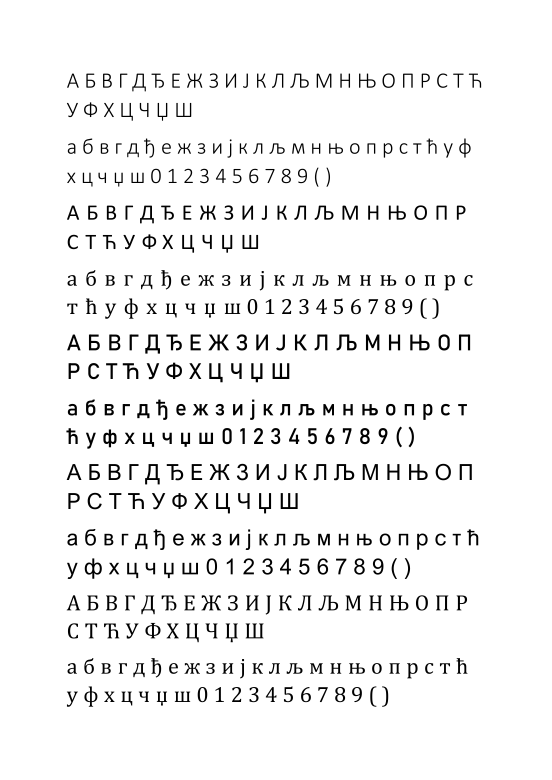
#> input picture Serbian Characters/ocr/training/Serbian Characters-1.png, 1654 x 2339 px (shown at 1/3 size); its folder holds only this picture in this run
$ jupyter execute --allow-errors 'Coursework SVM - Updated.ipynb'   (shell and % lines are left out)   (older library calls are emulated)
#> lines starting #> are read from the running program, lines starting #| are printed output that depends on the picture; after the words box and inside, x2 and y2 are one past the last pixel; in counts of white or black regions, pixels touching at a corner belong together
# SVM - Support Vector Machine

### Setting up the dataset, (SHOULD BE ONLY RUN ONCE)

[cell 1]
import time
import numpy as np
import matplotlib.pyplot as plt
import matplotlib.patches as mpatches
from scipy.misc import imread, imresize, imsave
from skimage.morphology import label
from skimage.measure import regionprops
from skimage.transform import resize
import glob

class Extract_Letters:
    def extractFile(self, filename):
#> called with filename = './ocr/training/Serbian Characters-1.png'
        image = imread(filename, 1)
#> image: shape (2339, 1654) float32; min 0, max 255, mean 242

        # apply threshold in order to make the image binary
        bw = (image < 120).astype(np.float)
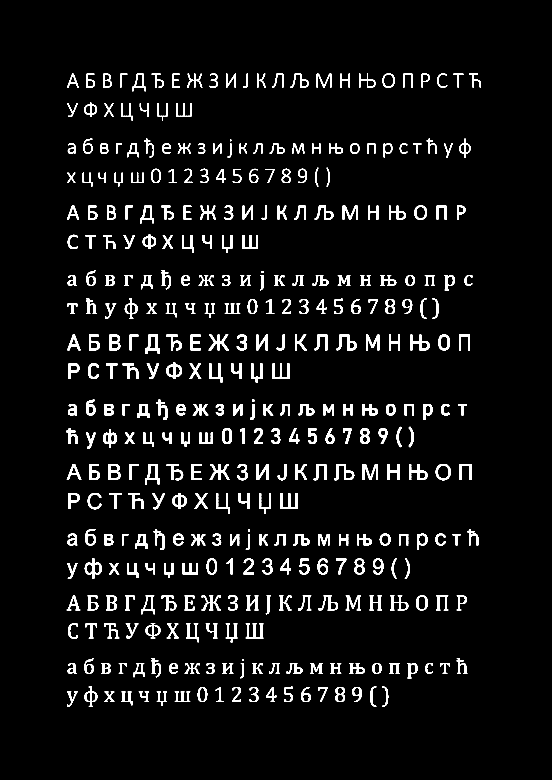
#> bw: shape (2339, 1654) float64 (shown at 1/3 size); values 0 (black) and 1 (white), 5% white; 365 white regions, largest, box (x1, y1, x2, y2) and area: (842, 1479, 893, 1527) 1125, (625, 1004, 687, 1051) 1103, (1010, 1003, 1070, 1051) 1102

        # remove artifacts connected to image border
        cleared = bw.copy()
        # clear_border(cleared)

        # label image regions
        label_image = label(cleared, neighbors=8)
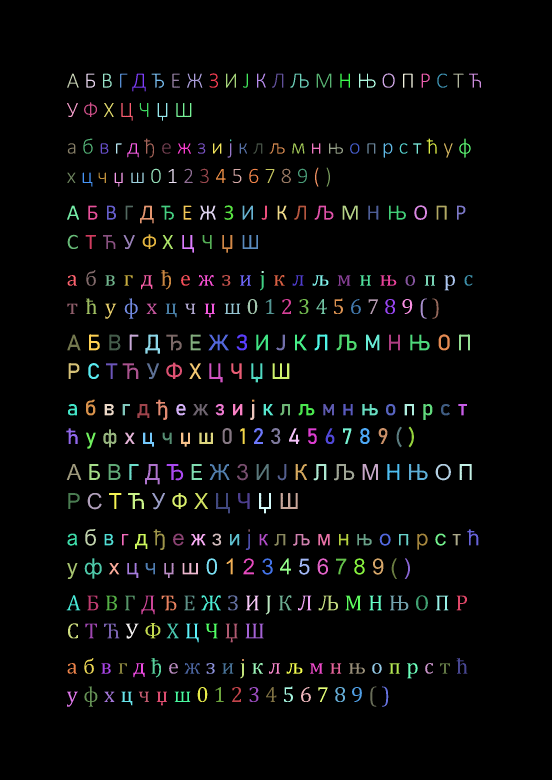
#> label_image: shape (2339, 1654) int64 (shown at 1/3 size); 366 distinct labels, from 0 to 365; one colour per label, 0 black
        borders = np.logical_xor(bw, cleared)
#> borders: shape (2339, 1654) bool; every value is 0
        label_image[borders] = -1

        letters = list()
        order = list()

        for region in regionprops(label_image):
            minr, minc, maxr, maxc = region.bbox
            # skip small images
            if maxr - minr > len(image) / 250:  # better to use height rather than area.
                rect = mpatches.Rectangle((minc, minr), maxc - minc, maxr - minr,
                                          fill=False, edgecolor='red', linewidth=2)
                order.append(region.bbox)
#> this loop made 365 passes
#> (minr, minc, maxr, maxc) on passes 1 to 3: (220, 629, 263, 654), (220, 1148, 263, 1184), (221, 201, 263, 236)
#> after the loop, order = 360 items, first 6: (220, 629, 263, 654), (220, 1148, 263, 1184), (221, 201, 263, 236), (221, 259, 263, 285), (221, 309, 263, 335), (221, 360, 263, 382)

        # sort the detected characters left->right, top->bottom
        lines = list()
        first_in_line = ''
        counter = 0

        # worst case scenario there can be 1 character per line
        for x in range(len(order)):
            lines.append([])
#> after the loop, lines = 360 items, first 6: [], [], [], [], [], []

        for character in order:
            if first_in_line == '':
                first_in_line = character
                lines[counter].append(character)
            elif abs(character[0] - first_in_line[0]) < (first_in_line[2] - first_in_line[0]):
                lines[counter].append(character)
            elif abs(character[0] - first_in_line[0]) > (first_in_line[2] - first_in_line[0]):
                first_in_line = character
                counter += 1
                lines[counter].append(character)
#> this loop made 360 passes
#> first_in_line on passes 1, 24, 31, 56, 73, 93, 103, 124, 145, 164, 175, 197: (220, 629, 263, 654), (307, 252, 351, 291), (416, 250, 461, 278), (503, 945, 560, 955), (616, 673, 660, 700), (703, 428, 747, 468), (810, 259, 857, 288), (895, 258, 942, 290), (1003, 267, 1051, 299), (1088, 499, 1137, 546), (1199, 258, 1246, 286), (1280, 1190, 1342, 1206)
#> after the loop, counter = 19

        for x in range(len(lines)):
            lines[x].sort(key=lambda tup: tup[1])

        final = list()
        prev_tr = 0
        prev_line_br = 0

        for i in range(len(lines)):
            for j in range(len(lines[i])):
                tl_2 = lines[i][j][1]
                bl_2 = lines[i][j][0]
                if tl_2 > prev_tr and bl_2 > prev_line_br:
                    tl, tr, bl, br = lines[i][j]
                    letter_raw = bw[tl:bl, tr:br]
                    letter_norm = resize(letter_raw, (20, 20))
                    final.append(letter_norm)
                    prev_tr = lines[i][j][3]
                if j == (len(lines[i]) - 1):
                    prev_line_br = lines[i][j][2]
            prev_tr = 0
            tl_2 = 0
            print ('Characters recognized: ' + str(len(final)))
#> this loop made 360 passes
#| Characters recognized: 23
#| Characters recognized: 30
#| Characters recognized: 55
#| Characters recognized: 72
#| Characters recognized: 92
#| Characters recognized: 102
#| Characters recognized: 123
#| Characters recognized: 144
#> (further printed lines are left out)
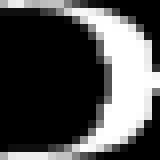
#> letter_norm: shape (20, 20) float64 (shown 8 times larger); min 0, max 1, mean 0.31
#> after the loop, bl = 2120; br = 1165; final = 360 items; tl = 2059; tr = 1146
        return final

    def __init__(self):
        print("Extracting characters...")


start_time = time.time()
extract = Extract_Letters()
trainingDirectory = "./ocr/training/"
training_files = glob.glob(f"{trainingDirectory}*.png")

print(len(training_files))
# training_files = ['./ocr/training/training1.png', './ocr/training/training2.png','./ocr/training/training3.png','./ocr/training/training4.png','./ocr/training/training6.png']

folder_string = "абвгдђежзијклљмнњопрстћуфхцчџшабвгдђежзијклљмнњопрстћуфхцчџш0123456789()"
name_counter = 600
for files in training_files:
    letters = extract.extractFile(files)
#> letters = 360 items
    string_counter = 0

    for i in letters:
        if string_counter > 71:
            string_counter = 0
        imsave('./training_type/' + str(folder_string[string_counter]) + '/' + str(name_counter) + '_snippet.png', i)

        string_counter += 1
        name_counter += 1
#> this loop made 360 passes
#> string_counter on passes 1 to 12: 1, 2, 3, 4, 5, 6, 7, 8, 9, 10, 11, 12
#> pass 1, `imsave('./training_type/' + str(folder_string[string_counter]) + '/' +..`:
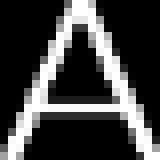
#> saved as 600_snippet.png: PIL image 20x20 L (shown 8 times larger); min 0, max 255, mean 65.3
#> pass 2, `imsave('./training_type/' + str(folder_string[string_counter]) + '/' +..`:
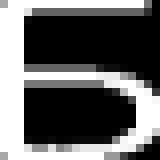
#> saved as 601_snippet.png: PIL image 20x20 L (shown 8 times larger); min 0, max 255, mean 99.5
#> after the loop, name_counter = 960; string_counter = 72

print (time.time() - start_time, "seconds" )

## Extracting Training Data

[cell 2]
## For image recognition
import numpy as np
import matplotlib.pyplot as plt
import matplotlib.cm as cm

##For image analysis
from skimage.io import imread
from skimage.transform import resize

##Library for extracting all images in a directory
import glob
import sys

## CONSTANTS
folder_strings = "абвгдђежзијклљмнњопрстћуфхцчџш0123456789()"
smallestNumberOfElementsInEachCollection=sys.maxsize;

# [33 lines left out: functions printImage, printAllImagesInDataSetWithPrediction, not called in this run]


# This method is vital to ensure that appropraite parsable data is extracted
def generateTrainingDataArray(training_type):
    global lettersTarget
    global smallestNumberOfElementsInEachCollection
    folder_strings = "абвгдђежзијклљмнњопрстћуфхцчџш0123456789()"
    lettersTarget=[]
    overallData=[]
    for letter in folder_strings:
        filenames = glob.glob(f"training_type/{letter}/*.png")
        for file in filenames:
            img = imread(file,as_grey=True)
            arr = np.asarray(img)
            arr=arr.flatten()# Make dimension of array a singular arrary(SO normally its 20x20 array into 1d of size 400)

            # Converts the image to numbers, then labels in the array letters
            overallData.append(arr)
            lettersTarget.append(letter)
        smallestNumberOfElementsInEachCollection=min(smallestNumberOfElementsInEachCollection,len(filenames))
    return np.asarray(overallData)

lettersTarget=[]
lettersArray=generateTrainingDataArray("training_type")
print(f"Finished generating the training dataset, dim of array {lettersArray.shape}")

## Training Model

Key things to keep in mind

the n_jobs=-1, enable parallel calculation otherwise it does it serially, so only diff is execution time

‘distance’ : weight points by the inverse of their distance. in this case, closer neighbors of a query point will have a greater influence than neighbors which are further away.
Read more here: https://www.datacamp.com/community/tutorials/k-nearest-neighbor-classification-scikit-learn

[cell 3]
# Import model KNN training model
from sklearn import svm
# Import train_test_split function
from sklearn.model_selection import train_test_split
# Analysis metrics
from sklearn import metrics
from sklearn.utils import shuffle


#Create KNN Classifier
model =  svm.SVC(kernel='rbf')

##Below is not really needed, but present instead corss-validation on test data is needed
lettersShuffled,targetShuffled = shuffle(lettersArray,lettersTarget) ## Ensures non bias suffling

#> (the rest of this cell did not finish here and is left out)

## Extracting Testing Data

Below are the methods for extracting the testing data

[cell 4]
## For image recognition
import matplotlib.cm as cm
import numpy as np
import matplotlib.pyplot as plt
import matplotlib.patches as mpatches

##For image analysis
from skimage.io import imread as mainImageRead
from skimage.transform import resize
from scipy.misc import imread, imresize, imsave
from skimage.morphology import label
from skimage.measure import regionprops
from skimage.transform import resize

##Library for extracting all images in a directory
import glob
import re
import string

class Extract_Letters:
    # [70 lines left out: function extractFile, not called in this run]

    def __init__(self):
        print("Extracting characters...")


################################## Extracting training data #############################################

# Global values
trainingDirectory = "ocr/testing/"
testingCreatedDirectory = "ocr/beingTested/"
testingFileNames=[]

#Get associated testing data
# [14 lines left out: function getTestingDataText, not called in this run]

##Generate array of elements into array
def generateTestingDataArray():
    global lettersTestTarget
    global testingFileNames
    extract = Extract_Letters()
    allTestingFiles = glob.glob(f"{trainingDirectory}*.png")
    finalImagesResult=[]
    finalTextResult=[]
    counter = 0
    for fileName in allTestingFiles:
        pureFileName=fileName.replace(".png","").replace(trainingDirectory,"")
        testingText = getTestingDataText(pureFileName) ##Returns the array of strings in the associated text
        lettersTestTarget.append(testingText)
        testingFileNames.append(pureFileName)

        extractedImages=extract.extractFile(fileName)
        imageNumericalArray=[]
        for image in extractedImages:
            imsave(f"{testingCreatedDirectory}{counter}.png", image)
            img = mainImageRead(f"{testingCreatedDirectory}{counter}.png",as_grey=True)
            arr = np.asarray(img)
            arr=arr.flatten()# Make dimension of array a singular arrary(SO normally its 20x20 array into 1d of size 400)
            counter=counter+1
            # Converts the image to numbers, then labels in the array letters
            imageNumericalArray.append(arr)
        finalImagesResult.append(np.asarray(imageNumericalArray))
    return np.asarray(finalImagesResult)


lettersTestTarget=[]
lettersTestArray=generateTestingDataArray()

## Methods for calculating Associated Metrics :)

[cell 5]
from IPython.display import Markdown, display
def printmd(string):
    display(Markdown(string))

#Remember that printmd is just but cooler looking :)
from sklearn import metrics
import seaborn as sn
import pandas as pd
from sklearn.model_selection import cross_val_score
from sklearn.model_selection import cross_val_predict
from sklearn.metrics import confusion_matrix
from sklearn.metrics import precision_score, recall_score , f1_score
from sklearn.model_selection import train_test_split
from sklearn.metrics import roc_curve
from sklearn.metrics import auc
from sklearn.model_selection import cross_val_predict
import sklearn.metrics as metrics
import matplotlib.pyplot as plt

# [30 lines left out: functions printConfusionMatrixToScreen, plotConfusionMatrix, calculateAccuracyMetrics, plotRocAucCurve, not called in this run]

# [5 lines of commented-out code are left out]

## Test Model Against Testing Data and Associated Metrics!

[cell 6]
def runModelAcrossAllFiles(model,lettersTestArray,lettersTestTarget):
    for fileArrayIndex in range(len(lettersTestArray)):
        printmd(f"<h1 style=\"color:skyblue\">For File: {testingFileNames[fileArrayIndex]}<h1>")
        modelPrediction = model.predict(lettersTestArray[fileArrayIndex])
        print(f"ArrayImageSize: {modelPrediction.shape}, TargetLettersSize:{len(lettersTestTarget[fileArrayIndex])}")
        print("Associated metrics:",end="")
        targetStrings = lettersTestTarget[fileArrayIndex]

        # Differnet Evaluation Metrics
        calculateAccuracyMetrics(modelPrediction,targetStrings)
        plotConfusionMatrix(modelPrediction,targetStrings,testingFileNames[fileArrayIndex])
#         plotRocAucCurve(model,lettersTestArray[fileArrayIndex],targetStrings)


runModelAcrossAllFiles(model,lettersTestArray,lettersTestTarget)
# printAllImagesInDataSetWithPrediction(lettersTestArray[1],lettersTestTarget,model,True,skip=100)
